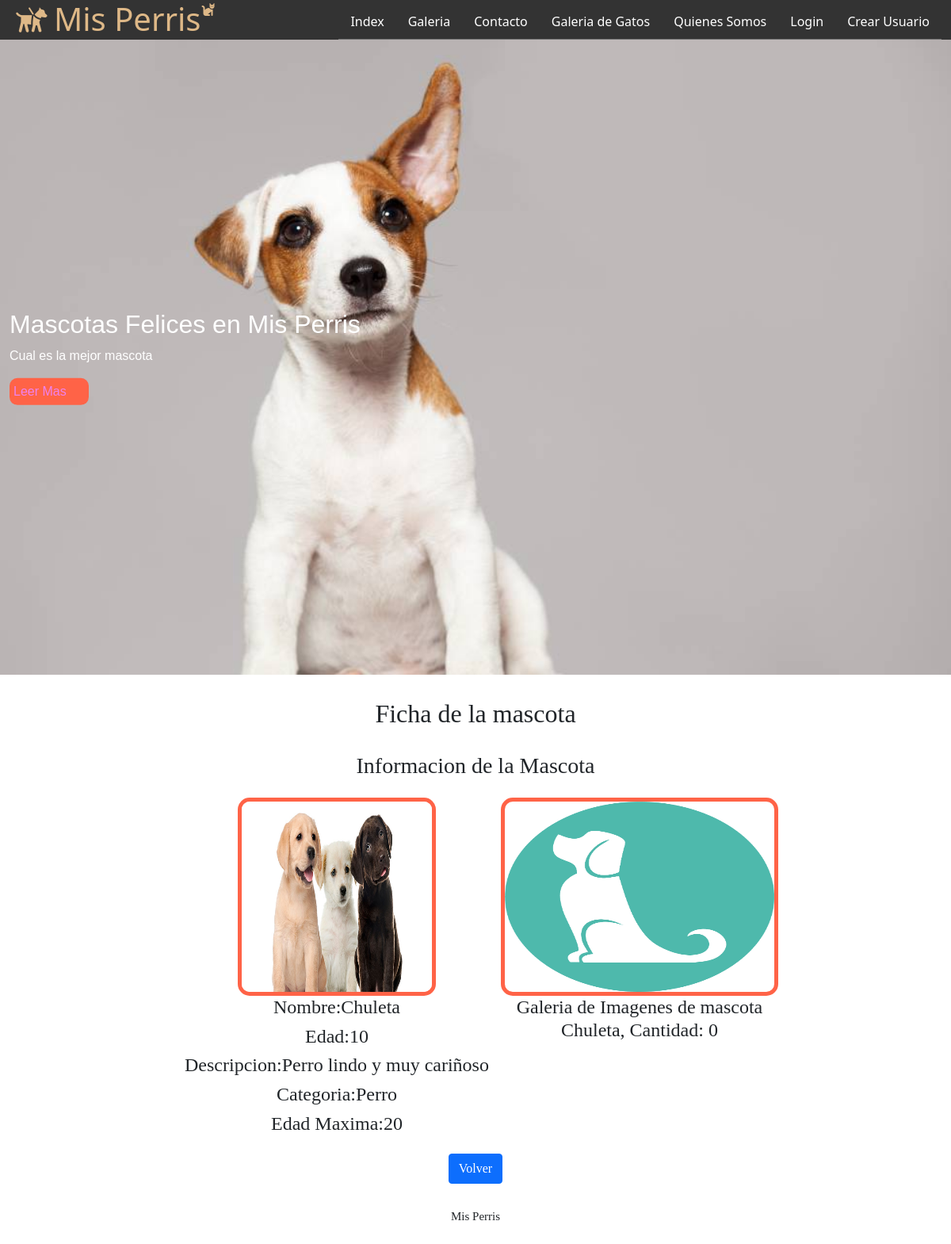
The page /info_mascota/Chuleta/ on the database its author committed.
### misPerris/models.py (models this page shows, shortened)
class Mascota(models.Model):
    nombre = models.CharField(primary_key=True,max_length=50)
    edad = models.IntegerField()
    descripcion = models.TextField()
    imagen = models.ImageField(upload_to='mascotas',default='mascotas/defecto.jpg')
    publicar = models.BooleanField(default=False)
    comentario= models.TextField(default='--')
    usuario = models.CharField(null=True,max_length=45)
    tipo = models.ForeignKey(TipoMascota, on_delete=models.CASCADE)
    dueno = models.CharField(max_length=45,default='--')

class TipoMascota(models.Model):
    nombre = models.CharField(primary_key=True,max_length=45)
    annos = models.IntegerField()
    imagen = models.ImageField(upload_to='tipos',null=True)

### misPerris/views.py (the view)
# urls.py: path('info_mascota/<id>/',info_mascota,name="INFOMASC"),
def info_mascota(request, id):
    mas = Mascota.objects.get(nombre=id)
    contexto = {"mascota":mas}
    galeria_img = Galeria.objects.filter(mascota=mas)
    contexto["galeria"] = galeria_img
    cantidad = Galeria.objects.filter(mascota=mas).count()
    contexto["cantidad"] = cantidad
    return render(request,"info_mascota.html", contexto)

### misPerris/templates/info_mascota.html (shortened to what this page needs)
{% extends "base.html" %}
{% load static %}
{% block css %}
    <link href="https://cdn.jsdelivr.net/npm/bootstrap@5.0.1/dist/css/bootstrap.min.css" rel="stylesheet">
{% endblock css %}
{% block contenido %}
<section id="bienvenida">
    <h2>Ficha de la mascota</h2>
</section>
<section id="blog">
    <h3>Informacion de la Mascota</h3>
    <div class="contenedor">
        <article>
            <img src="{{mascota.imagen.url}}" alt="">
            <h4>Nombre:{{mascota.nombre}}</h4>
            <h4>Edad:{{mascota.edad}}</h4>
            <h4>Descripcion:{{mascota.descripcion}}</h4>
            <h4>Categoria:{{mascota.tipo.nombre}}</h4>
            <h4>Edad Maxima:{{mascota.tipo.annos}}</h4>
        </article>
        <div style="width: 350px; height: 350;margin-top: 15px;">
            <div id="carouselExampleSlidesOnly" class="carousel slide" data-bs-ride="carousel">
                <div class="carousel-inner">
                    <div class="carousel-item active">
                        <img src="{% static 'img/logo.png' %}" class="d-block w-100" height="450px" alt="...">
                    </div>
                </div>
            </div>
            <h4>Galeria de Imagenes de mascota {{mascota.nombre}}, Cantidad: {{cantidad}} </h4>
        </div>
    </div>
    <div>
        <button class="btn btn-primary" onclick="javascript:location.href='/formulario/'">Volver</button>
    </div>
</section>
{% endblock contenido %}

### misPerris/static/css/estilo.css (style rules this page uses)
* { margin: 0; padding: 0; box-sizing: border-box; }
.contenedor { width: 98%; margin: auto; }
section { width: 100%; margin-bottom: 30px; }
#bienvenida { text-align: center; font-family: cursive; }

### misPerris/static/css/blog.css (style rules this page uses)
#blog .contenedor img { width: 250px; height: 250px; border: solid 5px tomato; border-radius: 15px; }
#blog { font-family: cursive; text-align: center; }
#blog .contenedor { display: flex; justify-content: center; flex-wrap: wrap; }
#blog .contenedor article { margin: 15px; }

### rows shown on the page
Mascota: imagen (picture), nombre "Chuleta", edad "10", descripcion "Perro lindo y muy cariñoso", tipo.nombre "Perro", tipo.annos "20"

### other values the page prints
{{ cantidad }} "0"
